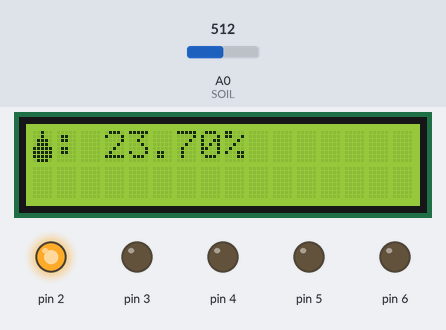
The sketch below on a simulated Arduino Uno, built with avr-gcc and run on an emulated ATmega328P. On the bench: 16×2 character LCD, output pins drawn as LEDs (lit = HIGH). The inputs (shaded band) are chosen by the test bench; at power-on: A0 (SOIL) = 512. What the sketch prints to the serial monitor is not drawn.

Above: at 1.2 s.
1.3 s: A0 (SOIL) set to 681
At 2.7 s:
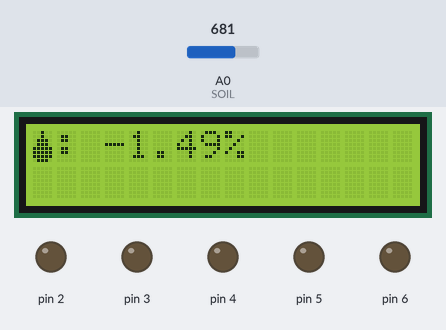
3.6 s: A0 (SOIL) set to 306
At 5.3 s:
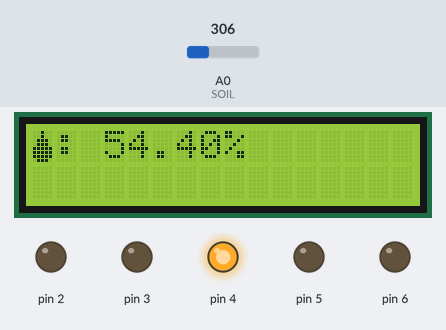
5.6 s: A0 (SOIL) set to 122
At 6.8 s:
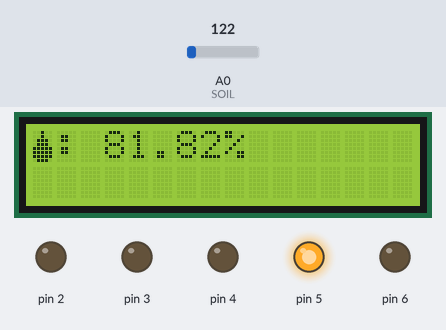
7.6 s: A0 (SOIL) set to 65
At 9.4 s:
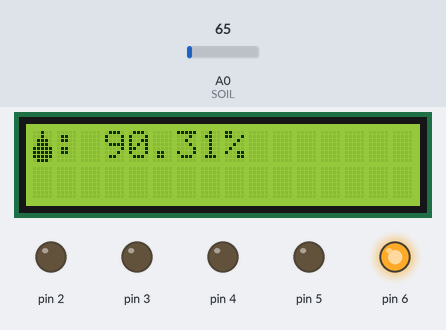
Timing chart, 0 to 10.7 s (numbered marks = the images above; inputs shaded):
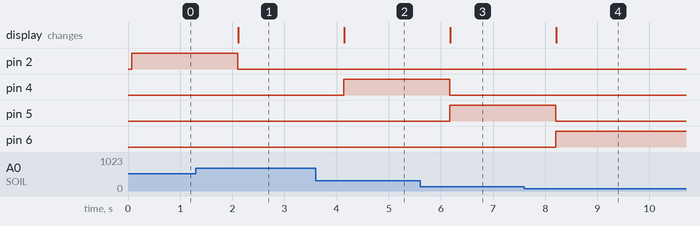

Measured:
- after the input at 1.3 s, pin 2: HIGH → LOW after 0.81 s; the display: changes after 0.82 s (image 1)
- after the input at 3.6 s, pin 4: LOW → HIGH after 0.54 s; the display: changes after 0.55 s (image 2)
- after the input at 5.6 s, pin 4: HIGH → LOW after 0.57 s; pin 5: LOW → HIGH after 0.57 s; the display: changes after 0.58 s (image 3)
- after the input at 7.6 s, pin 5: HIGH → LOW after 0.60 s; pin 6: LOW → HIGH after 0.60 s; the display: changes after 0.61 s (image 4)

The sketch:

Sensor_humedad.ino
```cpp
#include <Wire.h>               /*~ Librería I2C ~*/
#include <LiquidCrystal_I2C.h>  /*~ Librería LCD ~*/

#define LED_VERDE         0x02  // Puerto de conexión LED verde 100% de humedad.
#define LED_AZUL          0x03  // Puerto de conexión LED azul 75% de humedad.
#define LED_BLANCO        0x04    // Puerto de conexión LED blanco 50% de humedad.
#define LED_AMARILLO      0x05    // Puerto de conexión LED amarillo 25% de humedad.
#define LED_ROJO          0x06    // Puerto de conexión LED rojo 0% de humedad.
#define SOIL                A0    // Puerto analógico para el sensor de humedad.
#define MAX_SOIL_VALUE       671    // Valor máximo obtenido en la simulación.

/*
  Nota: Algunas caracterírticas varían entre el sensor real del simulado,
        el real en la lectura del ADC muestra 0 en su máxima lectura de humedad
          caso contrario a la simulación, es necesario modificar la lógica de la lectura.
*/

/* Reemplazo en el código    condicional      se cumple/no se cumple */
#define controlRojo( a )   a <= 12      ? HIGH : LOW  // Si se recibe un valor menor a 12 entonces equivale a un HIGH(alto, 1, verdadero), en caso contrario un LOW(bajo, 0, falso).
#define controlAmarillo( a ) a > 12 && a <= 25  ? HIGH : LOW
#define controlBlanco( a )   a > 25 && a <= 50  ? HIGH : LOW
#define controlAzul( a )     a > 50 && a <= 75  ? HIGH : LOW
#define controlVerde( a )    a > 75 && a <= 100 ? HIGH : LOW
/*Más sobre el operador condicional: https://learn.microsoft.com/es-es/cpp/cpp/conditional-operator-q?view=msvc-170*/


/* Variable que indica el valor analógico obtenido del sensor */
float Soilmoisture = 0;

LiquidCrystal_I2C lcd ( 0x27, 16, 2 );  /*~ Instancia de la clase para el manejo de la pantalla ( Dirección I2C, columnas, filas ) ~*/

byte caracter1 [ ] = {
  B00100,
  B00100,
  B01110,
  B01110,
  B11111,
  B11111,
  B11111,
  B01110
};
void setup( void ) {

  lcd.init ( );

  lcd.createChar ( 0, caracter1 );

  Serial.begin ( 115200 );  // Baudrate a 115200 bits/segundo.
  uint8_t LEDS [ ] = { LED_VERDE, LED_AZUL, LED_BLANCO, LED_AMARILLO, LED_ROJO }; // se declara un array cuyo cada miembro contiene el pin digital al cual está conectado su LED correspondiente.

  for ( uint8_t i = 0; i < sizeof( LEDS ); i++ ) {  // Se recorre el array; sizeof retorna el número de bytes que necesita en memoria, solo en este caso como cada miembro puede almacenar 8 bits, retorna el tamaño del array.

    pinMode ( LEDS [ i ], OUTPUT );         // Se declara cada pin almacenado en el array como salida.
    digitalWrite ( LEDS [ i ], LOW );       // Se inicializa cada pin almacenado en el array en BAJO.

  }

  pinMode ( SOIL, INPUT );  // El único pin de entrada en este caso es el que pertenece al sensor de humedad del suelo.

}//termina setup

/* Función que retorna el porcentaje de humedad obtenida por el sensor */
float getSoilmoisture ( void ) {

  return ( float ) analogRead( SOIL ) * 100 / MAX_SOIL_VALUE; // Se retorna el valor correspondiente en una regla de 3 para calcular el 100% según la cantidad máxima que proporciona el sensor, en este caso es: 876;

}
/*

void indicator ( uint8_t value )  {

  if ( value <= 12 ) {


    digitalWrite ( LED_VERDE, LOW);
    digitalWrite ( LED_AZUL, LOW);
    digitalWrite ( LED_BLANCO, LOW);
    digitalWrite ( LED_AMARILLO, LOW);
    digitalWrite ( LED_ROJO, HIGH);

  }

  else if ( value > 12 && value <= 25 ) {

  digitalWrite ( LED_VERDE, LOW);
    digitalWrite ( LED_AZUL, LOW);
    digitalWrite ( LED_BLANCO, LOW);
    digitalWrite ( LED_AMARILLO, HIGH);
    digitalWrite ( LED_ROJO, LOW);

  }

   else if ( value > 25 && value <= 50 ) {

  digitalWrite ( LED_VERDE, LOW);
    digitalWrite ( LED_AZUL, LOW);
    digitalWrite ( LED_BLANCO, HIGH);
    digitalWrite ( LED_AMARILLO, LOW);
    digitalWrite ( LED_ROJO, LOW);

  }

   else if ( value > 50 && value <= 75 ) {

  digitalWrite ( LED_VERDE, LOW);
    digitalWrite ( LED_AZUL, HIGH);
    digitalWrite ( LED_BLANCO, LOW);
    digitalWrite ( LED_AMARILLO, LOW);
    digitalWrite ( LED_ROJO, LOW);

  }

   else if ( value > 75 && value <= 100 ) {

  digitalWrite ( LED_VERDE, HIGH);
    digitalWrite ( LED_AZUL, LOW);
    digitalWrite ( LED_BLANCO, LOW);
    digitalWrite ( LED_AMARILLO, LOW);
    digitalWrite ( LED_ROJO, LOW);

  }

}
*/

/* Modo de abreviar la función mediante macros */

void indicator ( uint8_t value )  {

  digitalWrite( LED_ROJO, controlRojo( value ) );
  digitalWrite( LED_AMARILLO, controlAmarillo ( value ) );
  digitalWrite( LED_BLANCO, controlBlanco ( value ) );
  digitalWrite( LED_AZUL, controlAzul ( value ) );
  digitalWrite( LED_VERDE, controlVerde ( value ) );

}

void loop( void ) {
  lcd.clear();
  //Serial.println ( (float)analogRead ( A0 ) *100 / 876 );
  Soilmoisture = getSoilmoisture ( );   // Se obttiene el porcentaje de humedad.
  /* Se muestra en la consola serial. */
  Serial.print ( "La humedad del suelo es de: " );
  Serial.print (100-Soilmoisture);
  Serial.print ( " %" );
  Serial.println(analogRead(A0));
  /* Se manda encender los LEDs de acuerdo al nivel de humedad. */
  indicator ( Soilmoisture );

  //delay ( 250 );

  lcd.backlight ( );
  lcd.setCursor ( 0, 0 );
  lcd.write ( 0 );
  lcd.print ( ": " );
  lcd.setCursor ( 3, 0 );
  lcd.print (100-Soilmoisture );
  lcd.print ( "%" );
  delay (1000);

}//termina loop
```
